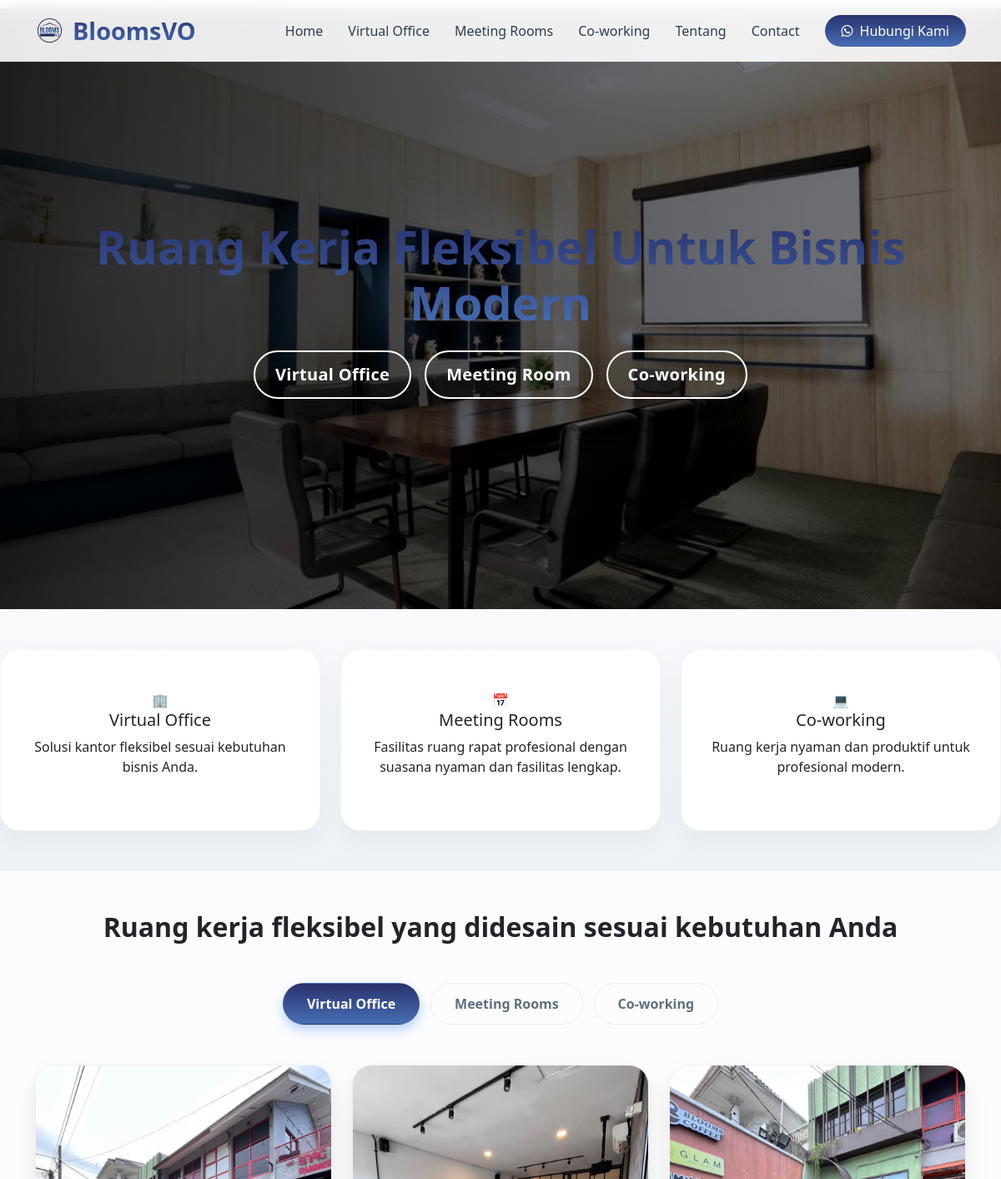
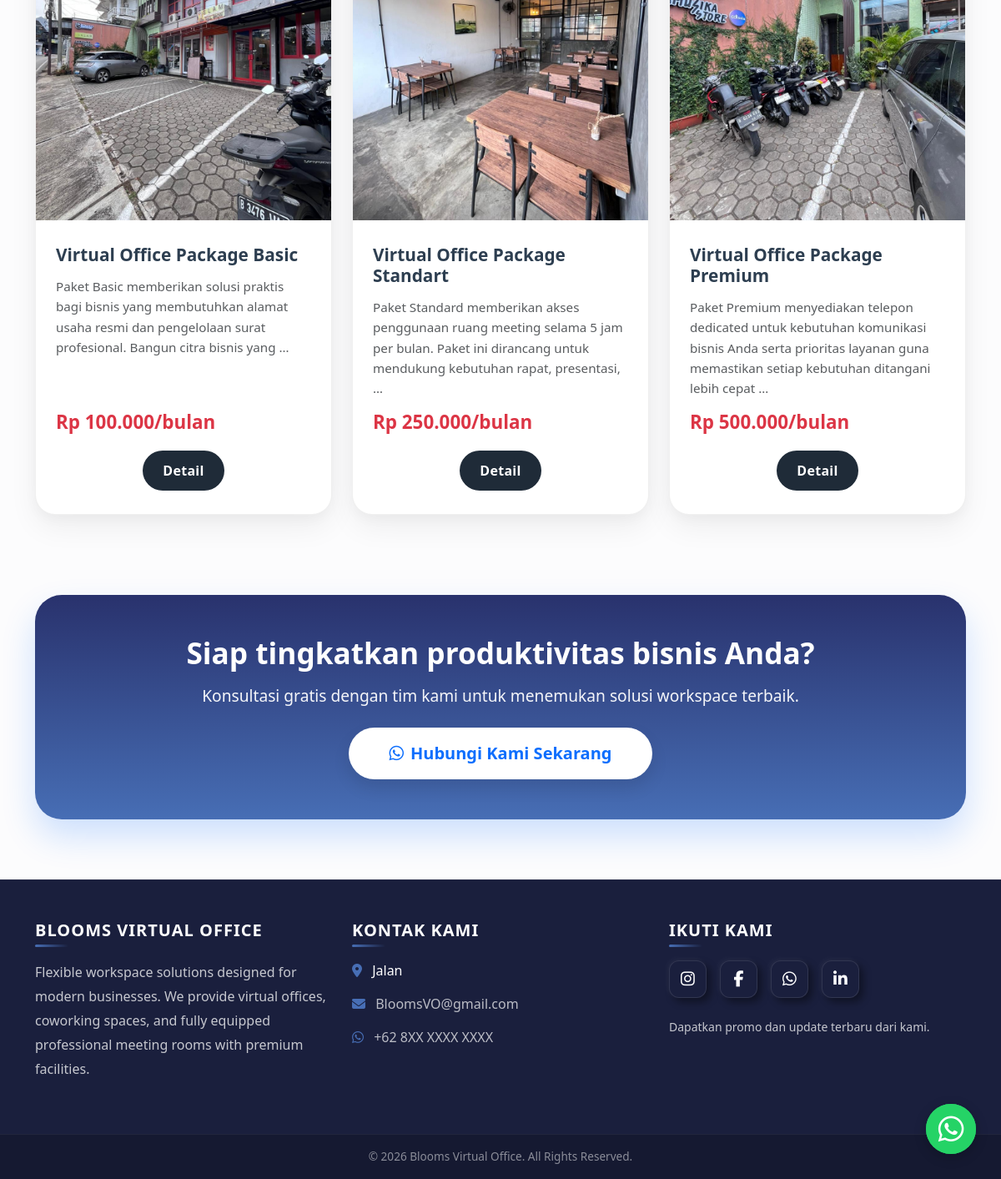
The page / on the database its author committed (2 pictures, top to bottom).
### virtualoffice/models.py (models this page shows, shortened)
class Paket(models.Model):
    nama = models.CharField(max_length=100)
    slug = models.SlugField(blank=True, unique=True)
    harga = models.DecimalField(max_digits=12, decimal_places=0)
    deskripsi = models.TextField()
    gambar = models.ImageField(upload_to='paket/', blank=True, null=True)
    alamat_bisnis= models.BooleanField(default=False)
    pengelolaan_surat = models.BooleanField(default=False)
    jam_meeting = models.IntegerField(default=0)
    telepon_khusus = models.BooleanField(default=False)
    layanan_prioritas = models.BooleanField(default=False)
    aktif = models.BooleanField(default=True)

### virtualoffice/views.py (the view)
# urls.py: 2. Add a URL to urlpatterns:  path('', views.home, name='home')
def home(request):
    paket_list = Paket.objects.filter(aktif=True)
    coworking_list = Coworking.objects.filter(aktif=True)
    ruang_list = RuangRapat.objects.filter(aktif=True)
    return render(request, 'profile/home.html', {
        'paket_list': paket_list,
        'coworking_list': coworking_list,
        'ruang_list': ruang_list
    })

### virtualoffice/templates/profile/home.html (shortened to what this page needs)
{% extends 'base.html' %}
{% load static %}
{% load humanize %}
{% block extra_css %}
<link href="{% static 'css/home.css' %}" rel="stylesheet">
{% endblock %}
{% block content %}
<section class="hero-premium">
    <div class="hero-overlay d-flex align-items-center">
        <div class="container text-center text-white">
            <h1 class="display-3 fw-bold mb-3">
                Ruang Kerja Fleksibel Untuk Bisnis Modern
            </h1>
            <div class="d-flex justify-content-center gap-3 flex-wrap">
                <a href="{% url 'daftar_paket' %}" class="btn btn-danger btn-lg px-4">
                    Virtual Office
                </a>
                <a href="{% url 'ruang_rapat' %}" class="btn btn-outline-light btn-lg px-4">
                    Meeting Room
                </a>
                <a href="{% url 'coworking' %}" class="btn btn-light btn-lg px-4">
                    Co-working
                </a>
            </div>
        </div>
    </div>
</section>
<section class="features-section py-5">
    <div class="row g-4">
        <div class="col-md-4">
            <div class="feature-card">
                <div class="feature-icon">🏢</div>
                <h5>Virtual Office</h5>
                <p>Solusi kantor fleksibel sesuai kebutuhan bisnis Anda.</p>
            </div>
        </div>
        <div class="col-md-4">
            <div class="feature-card">
                <div class="feature-icon">📅</div>
                <h5>Meeting Rooms</h5>
                <p>Fasilitas ruang rapat profesional dengan suasana nyaman dan fasilitas lengkap.</p>
            </div>
        </div>
        <div class="col-md-4">
            <div class="feature-card">
                <div class="feature-icon">💻</div>
                <h5>Co-working</h5>
                <p>Ruang kerja nyaman dan produktif untuk profesional modern.</p>
            </div>
        </div>
    </div>
</section>
<section class="container py-5">
    <h2 class="fw-bold mb-5 text-center">
        Ruang kerja fleksibel yang didesain sesuai kebutuhan Anda
    </h2>
    <ul class="nav nav-pills mb-5 custom-tabs justify-content-center" id="workspaceTab" role="tablist">
        <li class="nav-item" role="presentation">
            <button class="nav-link active" id="virtual-tab" data-bs-toggle="pill" data-bs-target="#virtual" type="button" role="tab">Virtual Office</button>
        </li>
        <li class="nav-item" role="presentation">
            <button class="nav-link" id="meeting-tab" data-bs-toggle="pill" data-bs-target="#meeting" type="button" role="tab">Meeting Rooms</button>
        </li>
        <li class="nav-item" role="presentation">
            <button class="nav-link" id="coworking-tab" data-bs-toggle="pill" data-bs-target="#coworking" type="button" role="tab">Co-working</button>
        </li>
    </ul>
    <div class="tab-content" id="workspaceTabContent">
        <div class="tab-pane fade show active" id="virtual" role="tabpanel">
            <div class="row g-4">
                {% for paket in paket_list %}
                <div class="col-md-6 col-lg-4">
                    <div class="card workspace-card h-100">
                        {% if paket.gambar %}
                            <img src="{{ paket.gambar.url }}" class="workspace-img" alt="{{ paket.nama }}">
                        {% else %}
                            <img src="{% static 'img/default.jpg' %}" class="workspace-img" alt="Default">
                        {% endif %}
                        <div class="card-body d-flex flex-column">
                            <h5 class="card-title">{{ paket.nama }}</h5>
                            <p class="card-text text-muted">{{ paket.deskripsi|truncatewords:20 }}</p>
                            <h4 class="text-danger mt-auto">Rp {{ paket.harga }}/bulan</h4>
                            <a href="{% url 'detail_paket' paket.slug %}" class="btn workspace-btn mt-3">Detail</a>
                        </div>
                    </div>
                </div>
                {% empty %}
                <p class="text-center text-muted">Belum ada paket virtual office.</p>
                {% endfor %}
            </div>
        </div>
    </div>
</section>
<section class="container py-5 mb-4">
    <div class="cta-premium p-5 rounded-4 text-center text-white" style=" background: linear-gradient(180deg, #29326d, #476eb5 );">
        <h3 class="fw-bold mb-3">Siap tingkatkan produktivitas bisnis Anda?</h3>
        <p class="lead mb-4">Konsultasi gratis dengan tim kami untuk menemukan solusi workspace terbaik.</p>
        <a href="https://wa.me/6285156516077target="_blank" class="btn btn-light btn-lg px-5 py-3 rounded-pill">
            <i class="fab fa-whatsapp me-2"></i>Hubungi Kami Sekarang
        </a>
    </div>
</section>
{% endblock %}

### virtualoffice/templates/base.html (shortened to what this page needs)
{% load static %}
<!DOCTYPE html>
<html lang="id">
<head>
    <link rel="stylesheet" href="https://cdnjs.cloudflare.com/ajax/libs/font-awesome/6.5.0/css/all.min.css">
    <link href="https://cdn.jsdelivr.net/npm/bootstrap@5.3.2/dist/css/bootstrap.min.css" rel="stylesheet">
    <link href="{% static 'css/base.css' %}" rel="stylesheet">
    {% block extra_css %}{% endblock %}
</head>
<body>
<nav class="navbar-custom fixed-top">
    <div class="container nav-wrapper">
       <a href="{% url 'home' %}" class="brand d-flex align-items-center">
    <img src="{% static 'img/logo.png' %}" alt="BloomsVO Logo" class="brand-logo">
    <span>BloomsVO</span>
</a>
        <ul class="nav-menu" id="navMenu">
            <li><a href="{% url 'home' %}">Home</a></li>
            <li><a href="{% url 'daftar_paket' %}">Virtual Office</a></li>
            <li><a href="{% url 'ruang_rapat' %}">Meeting Rooms</a></li>
            <li><a href="{% url 'coworking' %}">Co-working</a></li>
            <li><a href="{% url 'about' %}">Tentang</a></li>
            <li><a href="{% url 'kontak' %}">Contact</a></li>
            <li class="nav-cta">
                <a href="https://wa.me/628XXXXXXXXXX" target="_blank" class="btn-contact">
                    <i class="fab fa-whatsapp me-2"></i>Hubungi Kami
                </a>
            </li>
        </ul>
    </div>
</nav>
<main class="flex-fill">
    {% block content %}{% endblock %}
</main>
<footer class="footer-premium mt-auto">
    <div class="container py-5">
        <div class="row g-4">
            <div class="col-md-4">
                <h5 class="footer-title">Blooms Virtual Office</h5>
                <p class="footer-text opacity-75" style="line-height: 1.8;">
                    Flexible workspace solutions designed for modern businesses. We provide virtual offices, coworking spaces, and fully equipped professional meeting rooms with premium facilities.
                </p>
            </div>
            <div class="col-md-4">
                <h5 class="footer-title">Kontak Kami</h5>
                <ul class="list-unstyled">
                    <li class="mb-3"><i class="fas fa-map-marker-alt me-2 text-accent"></i> Jalan </li>
                    <li class="mb-3"><i class="fas fa-envelope me-2 text-accent"></i> <a href="mailto:info@bloomsvo.com" class="footer-link">BloomsVO@gmail.com</a></li>
                    <li class="mb-3"><i class="fab fa-whatsapp me-2 text-accent"></i> <a href="https://wa.me/628976632702" target="_blank" class="footer-link">+62 8XX XXXX XXXX</a></li>
                </ul>
            </div>
            <div class="col-md-4">
                <h5 class="footer-title">Ikuti Kami</h5>
                <div class="d-flex gap-2 mb-4">
                    <a href="#" class="social-icon"><i class="fab fa-instagram"></i></a>
                    <a href="#" class="social-icon"><i class="fab fa-facebook-f"></i></a>
                    <a href="#" class="social-icon"><i class="fab fa-whatsapp"></i></a>
                    <a href="#" class="social-icon"><i class="fab fa-linkedin-in"></i></a>
                </div>
                <p class="small opacity-75">Dapatkan promo dan update terbaru dari kami.</p>
            </div>
        </div>
    </div>
    <div class="footer-bottom text-center py-3">
        <div class="container">
            © 2026 Blooms Virtual Office. All Rights Reserved.
        </div>
    </div>
</footer>
<a href="https://wa.me/628976632702" class="floating-wa" target="_blank" rel="noopener noreferrer">
    <i class="fab fa-whatsapp"></i>
</a>
</body>
</html>

### virtualoffice/static/css/base.css (style rules this page uses)
body { background-color: #fcfcfd; }
.brand { font-weight: 700; font-size: 20px; text-decoration: none; color: #29326d; gap: 10px; }
.brand-logo { width: 35px; height: auto; }
.navbar-custom { background: rgba(255,255,255,0.9); backdrop-filter: blur(10px); padding: 15px 0; border-bottom: 1px solid rgba(0,0,0,0.05); z-index: 999; }
.nav-wrapper { display: flex; align-items: center; justify-content: space-between; }
.brand { font-size: 1.8rem; font-weight: 700; text-decoration: none; background: linear-gradient(180deg, #29326d, #476eb5 ); -webkit-background-clip: text; -webkit-text-fill-color: transparent; }
.nav-menu { display: flex; align-items: center; list-style: none; gap: 30px; margin: 0; }
.nav-menu li a { text-decoration: none; color: #2d3e50; font-weight: 500; position: relative; }
.nav-menu li a::after { content: ''; position: absolute; left: 0; bottom: -5px; width: 0; height: 2px; background: linear-gradient(180deg, #29326d, #476eb5 ); transition: 0.3s; }
.btn-contact { background: linear-gradient(180deg, #29326d, #476eb5 ); padding: 8px 20px; border-radius: 50px; color: white !important; font-weight: 600; }
main { margin-top: 90px; min-height: 60vh; }
.footer-premium { background: #1f2b38; color: #e0e7ef; border-top: 5px solid #20c997; }
.footer-title { font-weight: 600; margin-bottom: 1.5rem; color: white; position: relative; display: inline-block; }
.footer-title::after { content: ''; position: absolute; bottom: -8px; left: 0; width: 50px; height: 3px; background: #20c997; border-radius: 3px; }
.footer-link { color: #b0c4de; text-decoration: none; transition: color 0.2s, transform 0.2s; display: inline-block; }
.social-icon { display: inline-flex; align-items: center; justify-content: center; width: 36px; height: 36px; background: rgba(255,255,255,0.1); border-radius: 50%; margin-right: 8px; color: white; transition: all 0.2s; }
.footer-bottom { background: #17222d; color: #9aa9b9; font-size: 0.9rem; border-top: 1px solid rgba(255,255,255,0.05); }
.floating-wa { position: fixed; bottom: 30px; right: 30px; background-color: #25d366; color: white; width: 60px; height: 60px; border-radius: 50%; text-align: center; font-size: 35px; box-shadow: 0 4px 15px rgba(0, 0, 0, 0.2); z-index: 9999; display: flex; align-items: center; justify-content: center; text-decoration: none; transition: all 0.3s ease; }
.floating-wa::before { content: ""; position: absolute; width: 100%; height: 100%; background-color: #25d366; border-radius: 50%; z-index: -1; animation: wa-pulse 2s infinite; }
.hero-premium { position: relative; height: 90vh; min-height: 600px; background: url('https://images.unsplash.com/photo-1497366216548-37526070297c?auto=format&fit=crop&w=1920&q=80') no-repeat center center/cover; background-attachment: fixed; display: flex; align-items: center; overflow: hidden; margin-top: -80px; }
.hero-overlay { position: absolute; top: 0; left: 0; width: 100%; height: 100%; background: linear-gradient(90deg, rgba(0,0,0,0.85) 0%, rgba(0,0,0,0.4) 100%); z-index: 1; }
.hero-premium .container { position: relative; z-index: 2; }
.footer-premium { background: #1a1f3d; color: #ffffff; position: relative; border-top: 1px solid rgba(255, 255, 255, 0.05); }
.footer-title { font-weight: 800; text-transform: uppercase; letter-spacing: 1px; margin-bottom: 1.5rem; color: #ffffff; position: relative; }
.footer-title::after { content: ''; position: absolute; left: 0; bottom: -8px; width: 40px; height: 3px; background: linear-gradient(90deg, #476eb5, transparent); }
.footer-link { color: rgba(255, 255, 255, 0.7); text-decoration: none; transition: all 0.3s ease; }
.text-accent { color: #476eb5; }
.social-icon { width: 45px; height: 45px; display: flex; align-items: center; justify-content: center; background: #1a1f3d; color: #ffffff; text-decoration: none; border-radius: 12px; font-size: 1.2rem; position: relative; box-shadow: 5px 5px 10px rgba(0, 0, 0, 0.4), -2px -2px 6px rgba(255, 255, 255, 0.05); transition: all 0.3s ease; border: 1px solid rgba(255, 255, 255, 0.1); }
.footer-bottom { background: rgba(0, 0, 0, 0.2); font-size: 0.85rem; color: rgba(255, 255, 255, 0.5); border-top: 1px solid rgba(255, 255, 255, 0.05); }

### rows shown on the page
Paket: gambar (picture), nama "Virtual Office Package Basic", deskripsi "Paket Basic memberikan solusi praktis bagi bisnis yang membutuhkan alamat usaha resmi dan pengelolaan surat profesional. Bangun citra bisnis yang …", harga "100.000"
Paket: gambar (picture), nama "Virtual Office Package Standart", deskripsi "Paket Standard memberikan akses penggunaan ruang meeting selama 5 jam per bulan. Paket ini dirancang untuk mendukung kebutuhan rapat, presentasi, …", harga "250.000"
Paket: gambar (picture), nama "Virtual Office Package Premium", deskripsi "Paket Premium menyediakan telepon dedicated untuk kebutuhan komunikasi bisnis Anda serta prioritas layanan guna memastikan setiap kebutuhan ditangani lebih cepat …", harga "500.000"
